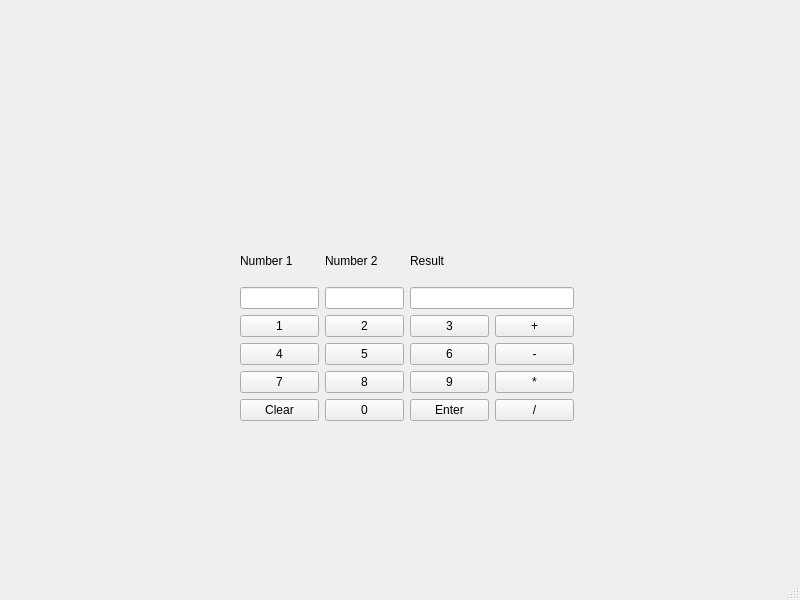
<?xml version="1.0" encoding="UTF-8"?>
<ui version="4.0">
 <class>MainWindow</class>
 <widget class="QMainWindow" name="MainWindow">
  <property name="geometry">
   <rect>
    <x>0</x>
    <y>0</y>
    <width>800</width>
    <height>600</height>
   </rect>
  </property>
  <property name="windowTitle">
   <string>MainWindow</string>
  </property>
  <widget class="QWidget" name="centralwidget">
   <widget class="QWidget" name="gridLayoutWidget">
    <property name="geometry">
     <rect>
      <x>240</x>
      <y>240</y>
      <width>334</width>
      <height>181</height>
     </rect>
    </property>
    <layout class="QGridLayout" name="gridLayout">
     <item row="1" column="0">
      <widget class="QLineEdit" name="num1"/>
     </item>
     <item row="2" column="0">
      <widget class="QPushButton" name="N1">
       <property name="text">
        <string>1</string>
       </property>
      </widget>
     </item>
     <item row="3" column="3">
      <widget class="QPushButton" name="sub1">
       <property name="text">
        <string>-</string>
       </property>
      </widget>
     </item>
     <item row="4" column="0">
      <widget class="QPushButton" name="N7">
       <property name="text">
        <string>7</string>
       </property>
      </widget>
     </item>
     <item row="1" column="1">
      <widget class="QLineEdit" name="num2"/>
     </item>
     <item row="3" column="0">
      <widget class="QPushButton" name="N4">
       <property name="text">
        <string>4</string>
       </property>
      </widget>
     </item>
     <item row="2" column="3">
      <widget class="QPushButton" name="add0">
       <property name="text">
        <string>+</string>
       </property>
      </widget>
     </item>
     <item row="0" column="0">
      <widget class="QLabel" name="Number1">
       <property name="text">
        <string>Number 1</string>
       </property>
      </widget>
     </item>
     <item row="3" column="2">
      <widget class="QPushButton" name="N6">
       <property name="text">
        <string>6</string>
       </property>
      </widget>
     </item>
     <item row="3" column="1">
      <widget class="QPushButton" name="N5">
       <property name="text">
        <string>5</string>
       </property>
      </widget>
     </item>
     <item row="2" column="2">
      <widget class="QPushButton" name="N3">
       <property name="text">
        <string>3</string>
       </property>
      </widget>
     </item>
     <item row="4" column="1">
      <widget class="QPushButton" name="N8">
       <property name="text">
        <string>8</string>
       </property>
      </widget>
     </item>
     <item row="2" column="1">
      <widget class="QPushButton" name="N2">
       <property name="text">
        <string>2</string>
       </property>
      </widget>
     </item>
     <item row="4" column="3">
      <widget class="QPushButton" name="mul2">
       <property name="text">
        <string>*</string>
       </property>
      </widget>
     </item>
     <item row="5" column="0">
      <widget class="QPushButton" name="clear0">
       <property name="text">
        <string>Clear</string>
       </property>
      </widget>
     </item>
     <item row="5" column="1">
      <widget class="QPushButton" name="N0">
       <property name="text">
        <string>0</string>
       </property>
      </widget>
     </item>
     <item row="5" column="2">
      <widget class="QPushButton" name="enter1">
       <property name="text">
        <string>Enter</string>
       </property>
      </widget>
     </item>
     <item row="5" column="3">
      <widget class="QPushButton" name="div3">
       <property name="text">
        <string>/</string>
       </property>
      </widget>
     </item>
     <item row="4" column="2">
      <widget class="QPushButton" name="N9">
       <property name="text">
        <string>9</string>
       </property>
      </widget>
     </item>
     <item row="0" column="1">
      <widget class="QLabel" name="Number2">
       <property name="text">
        <string>Number 2</string>
       </property>
      </widget>
     </item>
     <item row="0" column="2" colspan="2">
      <widget class="QLabel" name="Result">
       <property name="text">
        <string>Result</string>
       </property>
      </widget>
     </item>
     <item row="1" column="2" colspan="2">
      <widget class="QLineEdit" name="result"/>
     </item>
    </layout>
   </widget>
  </widget>
  <widget class="QMenuBar" name="menubar">
   <property name="geometry">
    <rect>
     <x>0</x>
     <y>0</y>
     <width>800</width>
     <height>17</height>
    </rect>
   </property>
  </widget>
  <widget class="QStatusBar" name="statusbar"/>
 </widget>
 <resources/>
 <connections/>
</ui>
